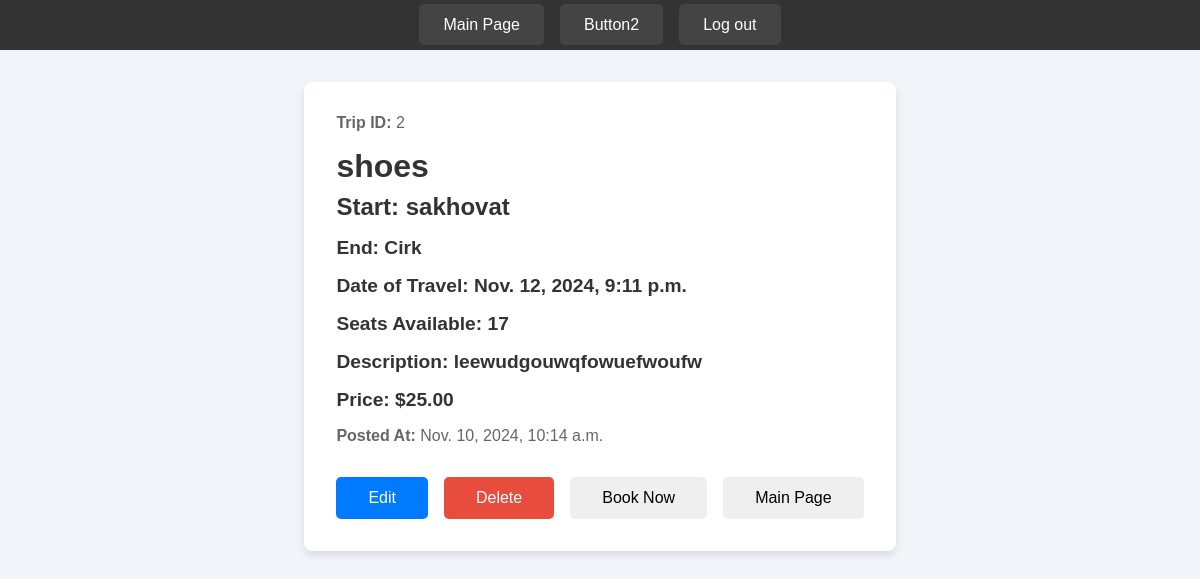
Screenshot of /detailtrip/2 with the database file from the repository.
### Hamsafar/models.py (models this page shows, shortened)
class Trip(models.Model):
    user = models.ForeignKey(User, on_delete=models.CASCADE, related_name="trips")
    name = models.CharField(max_length=100,null=True)
    start_location = models.CharField(max_length=50)
    end_location = models.CharField(max_length=50)
    date_run = models.DateTimeField()
    seats_available = models.PositiveSmallIntegerField()
    description = models.TextField(blank=True, null=True)
    posted_at = models.DateTimeField(auto_now_add=True)
    updated_at = models.DateTimeField(auto_now=True)
    price = models.DecimalField(max_digits=10, decimal_places=2, null=True, blank=True)
    is_active = models.BooleanField(default=True)

### Hamsafar/views.py (the view)
# urls.py: path('detailtrip/<int:pk>',DetailTrip.as_view(),name='Detail-Trip'),
class DetailTrip(generic.DetailView):
    model = Trip
    template_name = "detail-trip.html"

### templates/detail-trip.html (shortened to what this page needs)
{% extends "base.html" %}
{% block content %}
<div class="container">
    <p><strong>Trip ID:</strong> {{ trip.id }}</p>
    <h1>{{ trip.name }}</h1>
    <h2><strong>Start:</strong> {{ trip.start_location }}</h2>
    <h3><strong>End:</strong> {{ trip.end_location }}</h3>
    <h4><strong>Date of Travel:</strong> {{ trip.date_run }}</h4>
    <h5><strong>Seats Available:</strong> {{ trip.seats_available }}</h5>
    <h6><strong>Description:</strong> {{ trip.description }}</h6>
    <h6><strong>Price:</strong> ${{ trip.price }}</h6>
    <p><strong>Posted At:</strong> {{ trip.posted_at }}</p>
    <div class="button-group">
        <a href="{% url 'Edit-Trip' trip.id %}">
            <button class="edit-btn">Edit</button>
        </a>
        <a href="{% url 'Delete-Trip' trip.id %}">
            <button class="delete-btn">Delete</button>
        </a>
        <a href="{% url 'Book-Trip' trip.id %}"><button>Book Now</button></a>
        <a href="{% url 'Base-Page' %}"><button>Main Page</button></a>
    </div>
</div>
{% endblock content %}

### templates/base.html (style rules this page uses)
* { margin: 0; padding: 0; box-sizing: border-box; font-family: 'Arial', sans-serif; }
body { background-color: #f1f4f8; color: #333; font-size: 16px; }

### templates/detail-trip.html (style rules this page uses)
.container { max-width: 900px; margin: 0 auto; padding: 2rem; background-color: #fff; border-radius: 8px; box-shadow: 0 4px 8px rgba(0, 0, 0, 0.1); font-family: Arial, sans-serif; }
.container p, .container h1, .container h2, .container h3, .container h4, .container h5, .container h6 { color: #333; margin-bottom: 1rem; }
.container h1 { font-size: 2rem; margin-bottom: 0.5rem; }
.container h2 { font-size: 1.5rem; }
.container h3, .container h4, .container h5, .container h6 { font-size: 1.2rem; }
.container p { font-size: 1rem; color: #666; }
.button-group { display: flex; justify-content: center; gap: 1rem; margin-top: 2rem; }
.button-group a { text-decoration: none; }
button { padding: 0.75rem 2rem; font-size: 1rem; border: none; border-radius: 5px; cursor: pointer; transition: all 0.3s ease; text-align: center; }
.edit-btn { background-color: #007bff; color: #fff; }
.delete-btn { background-color: #e74c3c; color: #fff; }

### rows the page displays
Trip: id "2", name "shoes", start_location "sakhovat", end_location "Cirk", date_run "Nov. 12, 2024, 9:11 p.m.", seats_available "17", description "leewudgouwqfowuefwoufw", price "25.00", posted_at "Nov. 10, 2024, 10:14 a.m."
